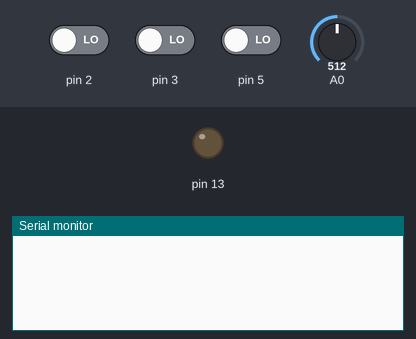
Bench run of a sketch on a simulated Arduino Uno, built with avr-gcc and run on an emulated ATmega328P. Shown: output pins drawn as LEDs (lit = HIGH), the last lines printed to the serial monitor. Inputs (shaded band) come from the test bench; at power-on: pin 2 LOW, pin 3 LOW, pin 5 LOW, A0 = 512.

Above: at 1.2 s.
1.3 s: pin 2 driven HIGH
At 2.5 s:
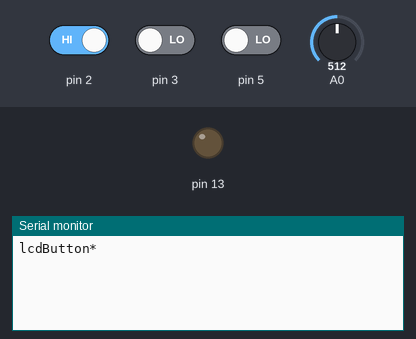
2.8 s: pin 3 driven HIGH
At 3.7 s:
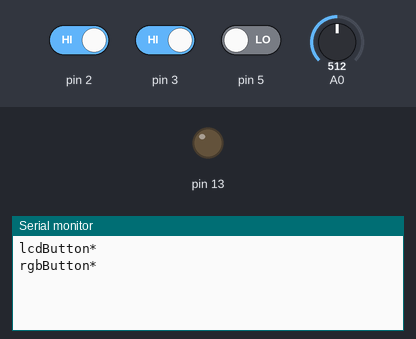
4.3 s: pin 5 driven HIGH
At 5.1 s:
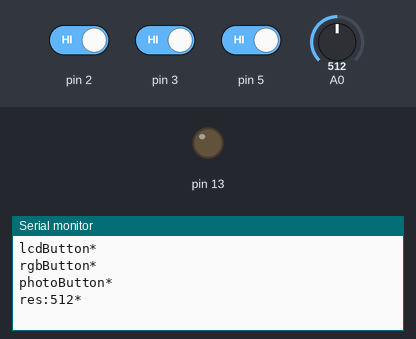

Measured:
- after the input at 1.3 s, the serial monitor: prints a new line at once (image 1)
- after the input at 2.8 s, the serial monitor: prints a new line at once (image 2)
- after the input at 4.3 s, the serial monitor: prints a new line at once (image 3)

The sketch:

projectMaster.ino
```cpp
/*
  WIRING LAYOUT:

  Breadboard Direction:
    -
    +


*/


int lightButton;
bool isPressed = false;
int mode = 1;

void setRGB() {
    Serial.println();
    Serial.print("rgbButton*");
    mode = 1;
}

void setLCD() {
    Serial.println();
    Serial.print("lcdButton*");
    mode = 2;
}

void setPhoto() {
  Serial.println();
  Serial.print("photoButton*");
  mode = 3;
}

void setup() {
  // put your setup code here, to run once:
  Serial.begin(9600);
  pinMode(13,OUTPUT);
  digitalWrite(13,LOW);

  pinMode(5,INPUT);
  pinMode(3,INPUT);
  pinMode(2,INPUT);


  attachInterrupt(digitalPinToInterrupt(3),setRGB,CHANGE);
  attachInterrupt(digitalPinToInterrupt(2),setLCD,CHANGE);

}

void loop() {
  // put your main code here, to run repeatedly:
  int light = analogRead(A0);
  int lightButton = digitalRead(5);

  if (lightButton == HIGH) {
    setPhoto();
    Serial.println();
  }

  if (mode == 3) {
    char buf[80];
    sprintf(buf,"res:%d*",light);
    Serial.println(buf);
    delay(1000);
  }

  if (mode == 1) {
    if (Serial.available()) {
    String test = Serial.readStringUntil('*') + "*";
    //Serial.flush();
    Serial.print(test);
  }
}

  if (mode == 2) {
    if (Serial.available()) {
    String test = Serial.readStringUntil('*') + "*";
    //Serial.flush();
    Serial.print(test);
    }
  }
}
```
